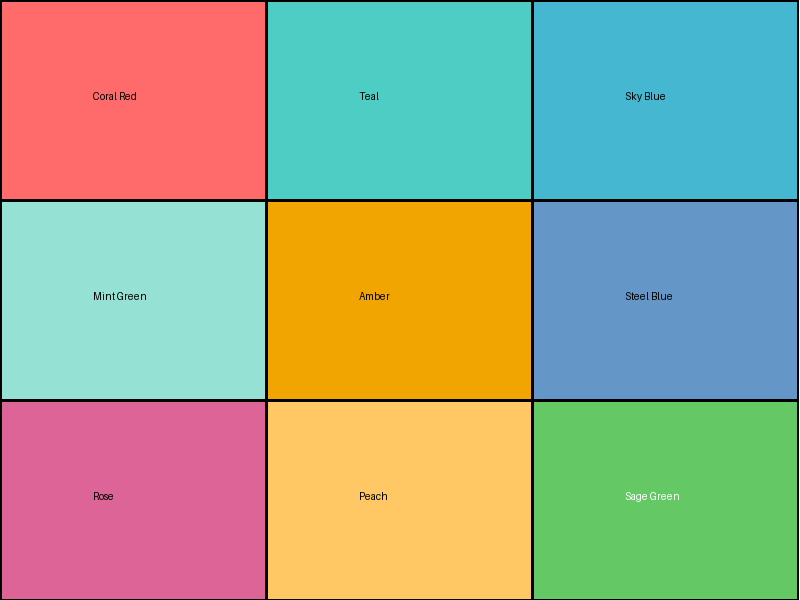
#> input picture test_image.png, 800 x 600 px
$ python -i image_processor.py   (imports and definitions only)
#> lines starting #> are read from the running program, lines starting #| are printed output that depends on the picture; after the words box and inside, x2 and y2 are one past the last pixel; in counts of white or black regions, pixels touching at a corner belong together
### src/openai_vision.py
"""
OpenAI Vision Integration for Copy That

This module provides integration with OpenAI's Vision API (GPT-4 Vision) for
advanced design analysis, component identification, and semantic understanding
of UI reference images.
"""

import os
import base64
from typing import Dict, List, Optional, Union, Any
from pathlib import Path
import json

from openai import OpenAI
from dotenv import load_dotenv
import numpy as np
from PIL import Image

# Load environment variables
load_dotenv()


class OpenAIVisionAnalyzer:
    """
    Uses OpenAI Vision API to analyze UI designs and provide semantic insights.
    """

    def __init__(self, api_key: Optional[str] = None):
        """
        Initialize the OpenAI Vision analyzer.

        Args:
            api_key: OpenAI API key. If None, reads from OPENAI_API_KEY env variable.
        """
        self.api_key = api_key or os.getenv('OPENAI_API_KEY')
        if not self.api_key:
            raise ValueError(
                "OpenAI API key not found. Set OPENAI_API_KEY environment variable "
                "or pass api_key parameter."
            )

        self.client = OpenAI(api_key=self.api_key)
        self.model = os.getenv('OPENAI_VISION_MODEL', 'gpt-4o')
        self.max_tokens = int(os.getenv('OPENAI_MAX_TOKENS', '4096'))
        self.temperature = float(os.getenv('OPENAI_TEMPERATURE', '0.7'))

    # [393 lines left out: functions encode_image, analyze_design_style, identify_components, extract_design_tokens, suggest_component_variations, comprehensive_analysis and 2 more, not called in this run]

### src/image_processor.py
"""
Enhanced Image Processing with OpenAI Integration

This module provides advanced image processing capabilities that combine
traditional computer vision with OpenAI's Vision API for intelligent analysis.
"""

import os
from typing import Dict, List, Optional, Tuple, Union, Any
from pathlib import Path
import json

import cv2
import numpy as np
from PIL import Image
from skimage import color, filters, feature, measure
from scipy import ndimage

from .openai_vision import OpenAIVisionAnalyzer


class EnhancedImageProcessor:
    """
    Advanced image processor combining CV algorithms with AI-powered analysis.
    """

    def __init__(self, use_openai: bool = True, api_key: Optional[str] = None):
        """
        Initialize the enhanced image processor.

        Args:
            use_openai: Whether to use OpenAI Vision for semantic analysis
            api_key: Optional OpenAI API key
        """
        self.use_openai = use_openai
        self.openai_analyzer = None

        if use_openai:
            try:
                self.openai_analyzer = OpenAIVisionAnalyzer(api_key=api_key)
            except ValueError as e:
                print(f"Warning: OpenAI Vision not available: {e}")
                self.use_openai = False

    def load_image(self, image_path: Union[str, Path]) -> np.ndarray:
        """
        Load image from file path.

        Args:
            image_path: Path to image file

        Returns:
            Image as numpy array (RGB)
        """
        image = cv2.imread(str(image_path))
        if image is None:
            raise ValueError(f"Failed to load image: {image_path}")
        return cv2.cvtColor(image, cv2.COLOR_BGR2RGB)

    def extract_color_palette(
        self,
        image: np.ndarray,
        n_colors: int = 8,
        use_ai: bool = True
    ) -> Dict[str, Any]:
        """
        Extract color palette using both CV and AI methods.

        Args:
            image: Input image
            n_colors: Number of dominant colors to extract
            use_ai: Whether to use AI for semantic color understanding

        Returns:
            Dictionary with CV-extracted and AI-analyzed colors
        """
        # Traditional CV approach
        pixels = image.reshape(-1, 3)
        from sklearn.cluster import KMeans

        kmeans = KMeans(n_clusters=n_colors, random_state=42, n_init=10)
        kmeans.fit(pixels)

        colors = kmeans.cluster_centers_.astype(int)
        counts = np.bincount(kmeans.labels_)
        percentages = (counts / len(kmeans.labels_)) * 100

        cv_palette = [
            {
                "rgb": tuple(map(int, color)),
                "hex": f"#{color[0]:02x}{color[1]:02x}{color[2]:02x}",
                "percentage": float(pct)
            }
            for color, pct in zip(colors, percentages)
        ]

        result = {"cv_palette": sorted(cv_palette, key=lambda x: x["percentage"], reverse=True)}

        # AI semantic understanding (if enabled)
        if use_ai and self.use_openai and self.openai_analyzer:
            # Save temp image for OpenAI
            temp_path = Path("/tmp/temp_image_analysis.png")
            Image.fromarray(image).save(temp_path)

            try:
                ai_analysis = self.openai_analyzer.extract_design_tokens(temp_path)
                result["ai_color_analysis"] = ai_analysis.get("colors", {})
            except Exception as e:
                print(f"Warning: AI color analysis failed: {e}")

            # Clean up temp file
            if temp_path.exists():
                temp_path.unlink()

        return result

    def detect_shapes(self, image: np.ndarray) -> Dict[str, Any]:
        """
        Detect shapes and geometric patterns in the image.

        Args:
            image: Input image

        Returns:
            Dictionary with detected shapes and properties
        """
        # Convert to grayscale
        gray = cv2.cvtColor(image, cv2.COLOR_RGB2GRAY)

        # Edge detection
        edges = cv2.Canny(gray, 50, 150)

        # Find contours
        contours, _ = cv2.findContours(edges, cv2.RETR_EXTERNAL, cv2.CHAIN_APPROX_SIMPLE)

        shapes = []
        for contour in contours:
            # Filter small contours
            area = cv2.contourArea(contour)
            if area < 100:
                continue

            # Approximate shape
            perimeter = cv2.arcLength(contour, True)
            approx = cv2.approxPolyDP(contour, 0.04 * perimeter, True)

            # Get bounding box
            x, y, w, h = cv2.boundingRect(approx)

            # Classify shape
            num_vertices = len(approx)
            if num_vertices == 3:
                shape_type = "triangle"
            elif num_vertices == 4:
                aspect_ratio = float(w) / h
                shape_type = "square" if 0.95 <= aspect_ratio <= 1.05 else "rectangle"
            elif num_vertices > 8:
                shape_type = "circle"
            else:
                shape_type = f"polygon-{num_vertices}"

            shapes.append({
                "type": shape_type,
                "vertices": num_vertices,
                "area": float(area),
                "bbox": {"x": int(x), "y": int(y), "width": int(w), "height": int(h)},
                "aspect_ratio": float(w) / h if h > 0 else 0
            })

        return {
            "total_shapes": len(shapes),
            "shapes": shapes,
            "shape_distribution": self._count_shape_types(shapes)
        }

    def _count_shape_types(self, shapes: List[Dict]) -> Dict[str, int]:
        """Count occurrences of each shape type."""
        distribution = {}
        for shape in shapes:
            shape_type = shape["type"]
            distribution[shape_type] = distribution.get(shape_type, 0) + 1
        return distribution

    def analyze_spacing(self, image: np.ndarray) -> Dict[str, Any]:
        """
        Analyze spacing and layout rhythm in the image.

        Args:
            image: Input image

        Returns:
            Dictionary with spacing analysis
        """
        gray = cv2.cvtColor(image, cv2.COLOR_RGB2GRAY)

        # Detect edges
        edges = feature.canny(gray, sigma=2)

        # Find horizontal and vertical spacing patterns
        horizontal_profile = np.sum(edges, axis=1)
        vertical_profile = np.sum(edges, axis=0)

        # Detect gaps (spacing)
        h_gaps = self._detect_gaps(horizontal_profile)
        v_gaps = self._detect_gaps(vertical_profile)

        # Estimate base spacing unit
        if h_gaps or v_gaps:
            all_gaps = h_gaps + v_gaps
            gaps_sorted = sorted(all_gaps)
            base_unit = self._find_base_unit(gaps_sorted)
        else:
            base_unit = None

        return {
            "horizontal_gaps": h_gaps,
            "vertical_gaps": v_gaps,
            "estimated_base_unit": base_unit,
            "avg_horizontal_spacing": float(np.mean(h_gaps)) if h_gaps else None,
            "avg_vertical_spacing": float(np.mean(v_gaps)) if v_gaps else None
        }

    def _detect_gaps(self, profile: np.ndarray, threshold: float = 0.1) -> List[int]:
        """Detect gaps in a 1D profile."""
        mean_val = np.mean(profile)
        threshold_val = mean_val * threshold

        gaps = []
        in_gap = False
        gap_start = 0

        for i, val in enumerate(profile):
            if val < threshold_val and not in_gap:
                in_gap = True
                gap_start = i
            elif val >= threshold_val and in_gap:
                in_gap = False
                gap_size = i - gap_start
                if gap_size > 2:  # Filter very small gaps
                    gaps.append(gap_size)

        return gaps

    def _find_base_unit(self, gaps: List[int]) -> Optional[int]:
        """Find the base spacing unit from gap sizes."""
        if not gaps or len(gaps) < 2:
            return None

        # Use GCD-like approach
        from math import gcd
        from functools import reduce

        # Common multiples likely indicate base unit
        common_divisors = [4, 8, 16]  # Common UI base units
        for divisor in common_divisors:
            if all(gap % divisor == 0 or abs(gap % divisor) <= 2 for gap in gaps[:5]):
                return divisor

        return min(gaps[:3]) if gaps else None

    def detect_corner_radius(self, image: np.ndarray) -> Dict[str, Any]:
        """
        Detect corner radius patterns in UI elements.

        Args:
            image: Input image

        Returns:
            Dictionary with corner radius analysis
        """
        gray = cv2.cvtColor(image, cv2.COLOR_RGB2GRAY)
        edges = cv2.Canny(gray, 50, 150)

        # Detect corners
        corners = cv2.goodFeaturesToTrack(
            edges,
            maxCorners=100,
            qualityLevel=0.01,
            minDistance=10
        )

        if corners is None:
            return {"corner_style": "unknown", "detected_corners": 0}

        # Analyze corner sharpness
        # Sharp corners will have higher curvature
        radii = []
        for corner in corners:
            x, y = corner.ravel()
            x, y = int(x), int(y)

            # Sample region around corner
            if 5 < x < edges.shape[1] - 5 and 5 < y < edges.shape[0] - 5:
                region = edges[y-5:y+5, x-5:x+5]
                edge_density = np.sum(region) / region.size
                radii.append(edge_density)

        if not radii:
            return {"corner_style": "unknown", "detected_corners": 0}

        avg_sharpness = np.mean(radii)

        # Classify corner style
        if avg_sharpness > 0.5:
            style = "sharp"
            estimated_radius = 0
        elif avg_sharpness > 0.3:
            style = "slightly_rounded"
            estimated_radius = 4
        elif avg_sharpness > 0.15:
            style = "rounded"
            estimated_radius = 8
        else:
            style = "heavily_rounded"
            estimated_radius = 16

        return {
            "corner_style": style,
            "estimated_radius_px": estimated_radius,
            "detected_corners": len(corners),
            "avg_sharpness": float(avg_sharpness)
        }

    def comprehensive_analysis(
        self,
        image_path: Union[str, Path],
        include_ai: bool = True
    ) -> Dict[str, Any]:
        """
        Run comprehensive image analysis combining CV and AI.

        Args:
            image_path: Path to image file
            include_ai: Whether to include AI-powered analysis

        Returns:
            Complete analysis results
        """
        print(f"Analyzing image: {image_path}")

        # Load image
        image = self.load_image(image_path)
#> in load_image, image is the input picture: shape (600, 800, 3); mean B, G, R 137.5, 165.8, 158.4

        results = {
            "image_info": {
                "path": str(image_path),
                "dimensions": {"width": image.shape[1], "height": image.shape[0]},
                "channels": image.shape[2] if len(image.shape) > 2 else 1
            }
        }

        # CV-based analysis
        print("  - Extracting color palette...")
        results["colors"] = self.extract_color_palette(image, use_ai=False)

        print("  - Detecting shapes...")
        results["shapes"] = self.detect_shapes(image)
#> in detect_shapes, `gray = cv2.cvtColor(image, cv2.COLOR_RGB2GRAY)`:
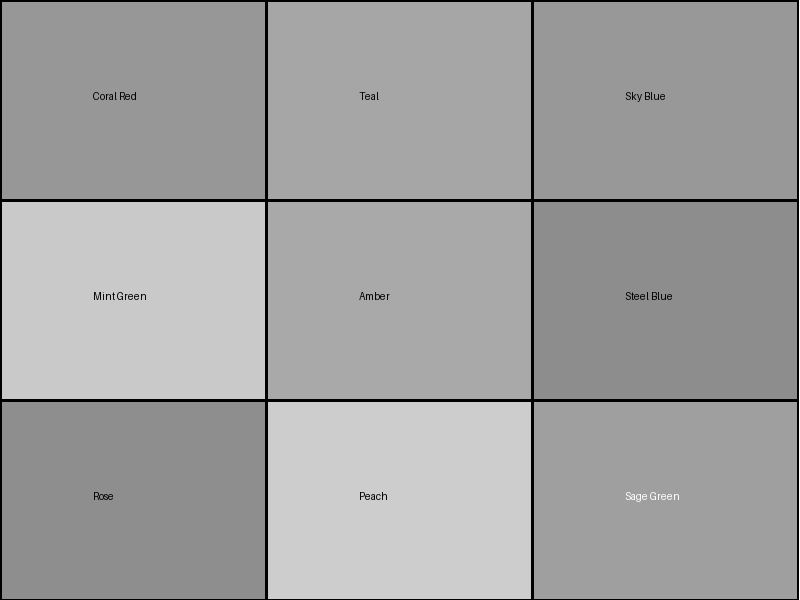
#> gray: shape (600, 800); min 0, max 255, mean 160.5
#> in detect_shapes, `edges = cv2.Canny(gray, 50, 150)`:
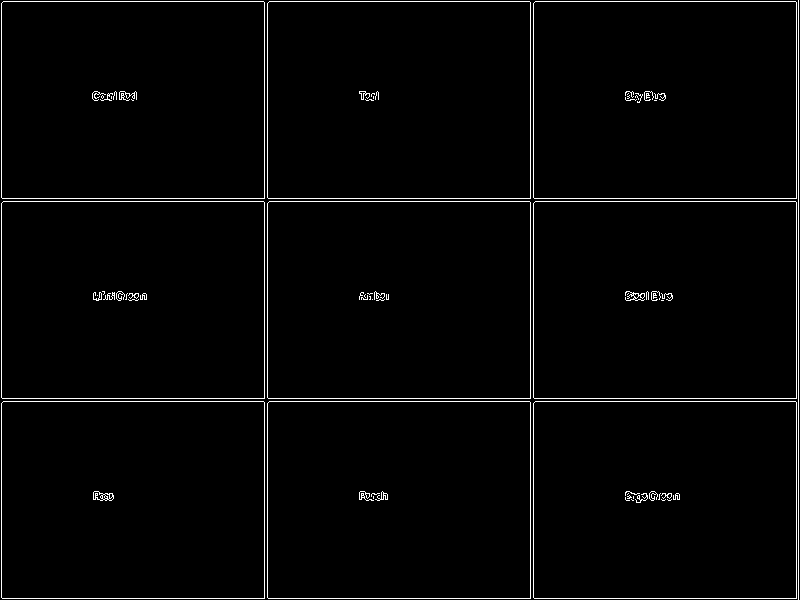
#> edges: shape (600, 800); 2.1% white in thin lines or dots
#> in detect_shapes, `contours, _ = cv2.findContours(edges, cv2.RETR_EXTERNAL, cv2.CHAIN_APP..`: contours = 10 contours, 1 with area under 20; largest, box (x1, y1, x2, y2) and area: (533, 401, 797, 599) 51808, (267, 401, 531, 599) 51808, (1, 401, 265, 599) 51808, (533, 201, 797, 399) 51808, (267, 201, 531, 399) 51808
#> the loop in detect_shapes, `for contour in contours:` made 10 passes
#> (area, approx, x, y) on passes 1 to 9: (51808, [[533, 403], [534, 598], [796, 598], [795, 401]], 533, 401), (51808, [[267, 403], [268, 598], [530, 598], [529, 401]], 267, 401), (51808, [[1, 403], [2, 598], [264, 598], [263, 401]], 1, 401), (51808, [[533, 203], [534, 398], [796, 398], [795, 201]], 533, 201), (51808, [[267, 203], [268, 398], [530, 398], [529, 201]], 267, 201), (51808, [[1, 203], [2, 398], [264, 398], [263, 201]], 1, 201), (51808, [[533, 3], [534, 198], [796, 198], [795, 1]], 533, 1), (51808, [[267, 3], [268, 198], [530, 198], [529, 1]], 267, 1), (51808, [[1, 3], [2, 198], [264, 198], [263, 1]], 1, 1)
#> after the loop in detect_shapes, `for contour in contours:`: shapes = 9 items
#> the loop in _count_shape_types, `for shape in shapes:` made 9 passes
#> after the loop in _count_shape_types, `for shape in shapes:`: distribution = {'rectangle': 9}

        print("  - Analyzing spacing...")
        results["spacing"] = self.analyze_spacing(image)
#> in analyze_spacing, `edges = feature.canny(gray, sigma=2)`:
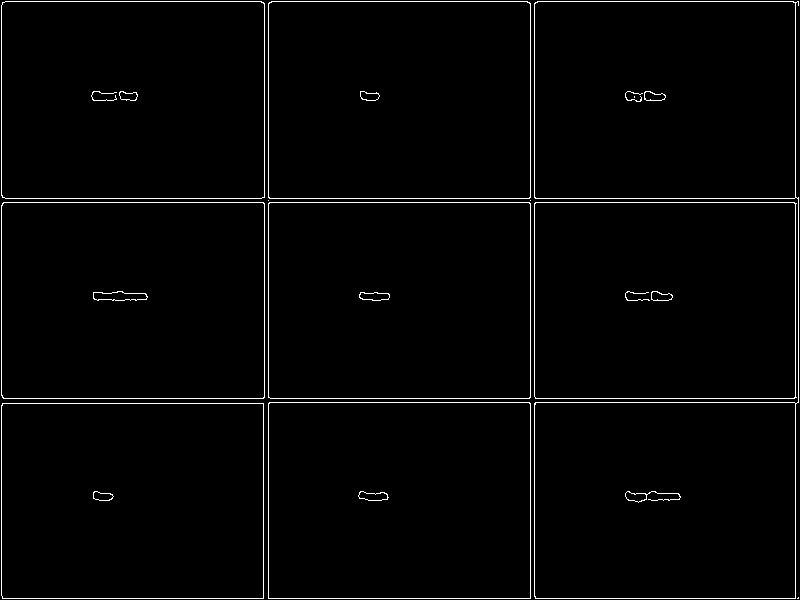
#> edges: shape (600, 800) bool; 1.9% white in thin lines or dots
#> in analyze_spacing, `horizontal_profile = np.sum(edges, axis=1)`: horizontal_profile = 600 values, max 788 at index 598, min 0 at index 0, mean 15.52
#> in analyze_spacing, `vertical_profile = np.sum(edges, axis=0)`: vertical_profile = 800 values, max 587 at index 268, min 0 at index 0, mean 11.64
#> in _detect_gaps, `mean_val = np.mean(profile)`: mean_val = 15.52
#> in _detect_gaps, `threshold_val = mean_val * threshold`: threshold_val = 1.55
#> the loop in _detect_gaps, `for i, val in enumerate(profile):` made 600 passes
#> (val, in_gap, gap_size) on pass 2: (773, False, 1)
#> (in_gap, gap_size) on passes 201, 203, 403: (False, 1), (False, 1), (False, 3)
#> after the loop in _detect_gaps, `for i, val in enumerate(profile):`: gap_size = 3; gap_start = 599; gaps = [3]; in_gap = True
#> in analyze_spacing, `h_gaps = self._detect_gaps(horizontal_profile)`: h_gaps = [3]
#> the loop in _detect_gaps (call 2), `for i, val in enumerate(profile):` made 800 passes
#> (val, in_gap, gap_size) on pass 2: (573, False, 1)
#> in analyze_spacing, `v_gaps = self._detect_gaps(vertical_profile)`: v_gaps = [3, 3]
#> in analyze_spacing, `all_gaps = h_gaps + v_gaps`: all_gaps = [3, 3, 3]
#> in analyze_spacing, `base_unit = self._find_base_unit(gaps_sorted)`: base_unit = 3

        print("  - Detecting corner styles...")
        results["corners"] = self.detect_corner_radius(image)
#> in detect_corner_radius, `corners = cv2.goodFeaturesToTrack( edges, maxCorners=100, qualityLevel..`: corners = 49 rows, first 8: [636, 295], [644, 495], [669, 295], [662, 95], [669, 495], [136, 295], [382, 295], [95, 297]
#> the loop in detect_corner_radius, `for corner in corners:` made 49 passes
#> (x, y, edge_density) on passes 1, 2, 3, 4, 5, 6, 7, 8, 9, 12, 13, 14: (636, 295, 96.9), (644, 495, 68.85), (669, 295, 68.85), (662, 95, 68.85), (669, 495, 76.5), (136, 295, 79.05), (382, 295, 73.95), (95, 297, 73.95), (96, 96, 94.35), (363, 498, 91.8), (367, 95, 86.7), (107, 97, 86.7)
#> (x, y) on passes 10, 11, 15, 16, 17, 22: (796, 400), (796, 200), (794, 596), (528, 596), (262, 596), (3, 596)
#> after the loop in detect_corner_radius, `for corner in corners:`: radii = 37 values, max 96.9 at index 0, min 35.7 at index 33, mean 65.54
#> in detect_corner_radius, `avg_sharpness = np.mean(radii)`: avg_sharpness = 65.54

        # AI-powered semantic analysis
        if include_ai and self.use_openai and self.openai_analyzer:
            print("  - Running OpenAI Vision analysis...")
            try:
                ai_results = self.openai_analyzer.comprehensive_analysis(image_path)
                results["ai_analysis"] = ai_results
            except Exception as e:
                print(f"    Warning: AI analysis failed: {e}")
                results["ai_analysis"] = {"error": str(e)}

        return results

    # [45 lines left out: functions export_results, analyze_image, not called in this run]

>>> result = EnhancedImageProcessor().comprehensive_analysis('../test_image.png')
#> result = 5 items
